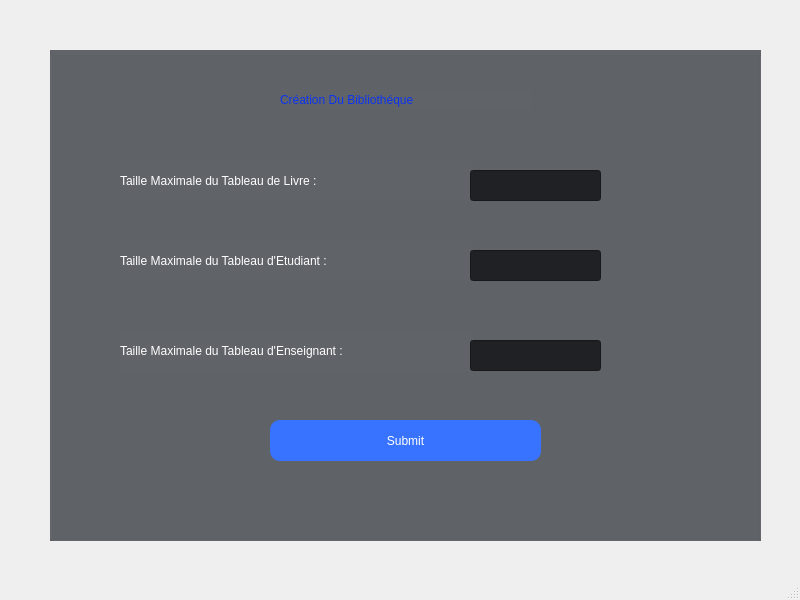
<?xml version="1.0" encoding="UTF-8"?>
<ui version="4.0">
 <class>CreationWindow</class>
 <widget class="QMainWindow" name="CreationWindow">
  <property name="geometry">
   <rect>
    <x>0</x>
    <y>0</y>
    <width>800</width>
    <height>600</height>
   </rect>
  </property>
  <property name="windowTitle">
   <string>MainWindow</string>
  </property>
  <property name="styleSheet">
   <string notr="true">background-color:#202124;

QLineEdit #lineEdit1 #lineEdit2 #lineEdit3{
background-color:#202124;
color: rgb(255, 255, 255);
font: 75 12pt &quot;Arial&quot;;
}</string>
  </property>
  <widget class="QWidget" name="centralwidget">
   <widget class="QGroupBox" name="groupBox">
    <property name="geometry">
     <rect>
      <x>50</x>
      <y>50</y>
      <width>711</width>
      <height>491</height>
     </rect>
    </property>
    <property name="layoutDirection">
     <enum>Qt::LeftToRight</enum>
    </property>
    <property name="styleSheet">
     <string notr="true">background-color:#606368;

</string>
    </property>
    <property name="title">
     <string/>
    </property>
    <widget class="QLabel" name="label1">
     <property name="geometry">
      <rect>
       <x>70</x>
       <y>110</y>
       <width>351</width>
       <height>41</height>
      </rect>
     </property>
     <property name="styleSheet">
      <string notr="true">color: rgb(255, 255, 255);
font: 75 12pt &quot;Arial&quot;;
</string>
     </property>
     <property name="text">
      <string>Taille Maximale du Tableau de Livre : </string>
     </property>
    </widget>
    <widget class="QLabel" name="label2">
     <property name="geometry">
      <rect>
       <x>70</x>
       <y>190</y>
       <width>351</width>
       <height>41</height>
      </rect>
     </property>
     <property name="styleSheet">
      <string notr="true">color: rgb(255, 255, 255);
font: 75 12pt &quot;Arial&quot;;
</string>
     </property>
     <property name="text">
      <string>Taille Maximale du Tableau d'Etudiant : </string>
     </property>
    </widget>
    <widget class="QLabel" name="label3">
     <property name="geometry">
      <rect>
       <x>70</x>
       <y>280</y>
       <width>351</width>
       <height>41</height>
      </rect>
     </property>
     <property name="styleSheet">
      <string notr="true">color: rgb(255, 255, 255);
font: 75 12pt &quot;Arial&quot;;
</string>
     </property>
     <property name="text">
      <string>Taille Maximale du Tableau d'Enseignant : </string>
     </property>
    </widget>
    <widget class="QPushButton" name="pushButton">
     <property name="geometry">
      <rect>
       <x>220</x>
       <y>370</y>
       <width>271</width>
       <height>41</height>
      </rect>
     </property>
     <property name="styleSheet">
      <string notr="true">QPushButton{
background-color:#3773FE;
color:white;
font: 75 12pt &quot;Arial&quot;;
border-radius:10px;
}

QPushButton:hover:!pressed
{
  border: 1px solid black;
}</string>
     </property>
     <property name="text">
      <string>Submit</string>
     </property>
    </widget>
    <widget class="QLineEdit" name="lineEdit1">
     <property name="geometry">
      <rect>
       <x>420</x>
       <y>120</y>
       <width>131</width>
       <height>31</height>
      </rect>
     </property>
     <property name="styleSheet">
      <string notr="true">background-color:#202124;
color: rgb(255, 255, 255);
font: 75 12pt &quot;Arial&quot;;</string>
     </property>
     <property name="clearButtonEnabled">
      <bool>true</bool>
     </property>
    </widget>
    <widget class="QLineEdit" name="lineEdit2">
     <property name="geometry">
      <rect>
       <x>420</x>
       <y>200</y>
       <width>131</width>
       <height>31</height>
      </rect>
     </property>
     <property name="styleSheet">
      <string notr="true">background-color:#202124;
color: rgb(255, 255, 255);
font: 75 12pt &quot;Arial&quot;;</string>
     </property>
     <property name="clearButtonEnabled">
      <bool>true</bool>
     </property>
    </widget>
    <widget class="QLineEdit" name="lineEdit3">
     <property name="geometry">
      <rect>
       <x>420</x>
       <y>290</y>
       <width>131</width>
       <height>31</height>
      </rect>
     </property>
     <property name="styleSheet">
      <string notr="true">background-color:#202124;
color: rgb(255, 255, 255);
font: 75 12pt &quot;Arial&quot;;</string>
     </property>
     <property name="clearButtonEnabled">
      <bool>true</bool>
     </property>
    </widget>
    <widget class="QLabel" name="label">
     <property name="geometry">
      <rect>
       <x>230</x>
       <y>40</y>
       <width>251</width>
       <height>20</height>
      </rect>
     </property>
     <property name="styleSheet">
      <string notr="true">color:#0C34F0;
font: 75 16pt bold &quot;Arial Nova&quot;;</string>
     </property>
     <property name="text">
      <string>Création Du Bibliothéque</string>
     </property>
    </widget>
   </widget>
  </widget>
  <widget class="QMenuBar" name="menubar">
   <property name="geometry">
    <rect>
     <x>0</x>
     <y>0</y>
     <width>800</width>
     <height>20</height>
    </rect>
   </property>
  </widget>
  <widget class="QStatusBar" name="statusbar"/>
 </widget>
 <resources/>
 <connections/>
</ui>
